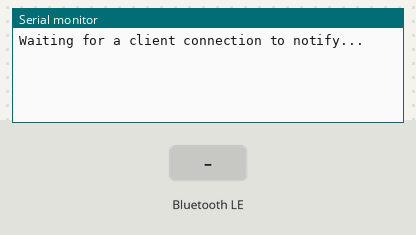
This sketch was run on a simulated ESP32. On the bench: the last lines printed to the serial monitor. The inputs (shaded band) are chosen by the test bench. Nothing arrives over Bluetooth unless stated; a phone connects over Bluetooth LE 3 s after start.

Above: at 1.2 s.
1.3 s: Bluetooth LE write "1" received
At 1.9 s:
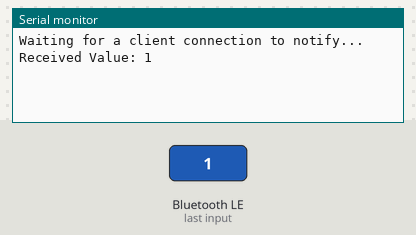
4.3 s: Bluetooth LE write "0" received
At 5.4 s:
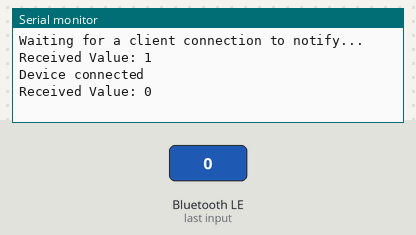
5.8 s: Bluetooth LE write "2" received
At 6.5 s:
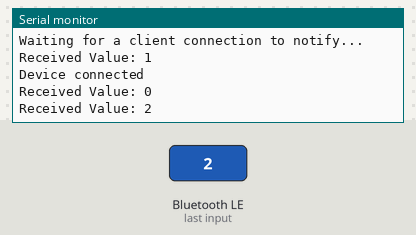

Measured:
- after the input at 1.3 s, the serial monitor: prints a new line after 0.05 s (image 1)
- after the input at 4.3 s, the serial monitor: prints a new line after 0.05 s (image 2)
- after the input at 5.8 s, the serial monitor: prints a new line after 0.05 s (image 3)

The sketch:

test_bluetooth.ino
```cpp
#include <NimBLEDevice.h>
#include <NimBLEUtils.h>
#include <NimBLEServer.h>

BLEServer *pServer = NULL;
BLECharacteristic *pCharacteristic = NULL;
bool deviceConnected = false;
int txValue = 0;

#define SERVICE_UUID "4fafc201-1fb5-459e-8fcc-c5c9c331914b"
#define CHARACTERISTIC_UUID_RX "beb5483e-36e1-4688-b7f5-ea07361b26a8"

class MyServerCallbacks : public NimBLEServerCallbacks {
  void onConnect(NimBLEServer *pServer) {
    deviceConnected = true;
    Serial.println("Device connected");
  }

  void onDisconnect(NimBLEServer *pServer) {
    deviceConnected = false;
    Serial.println("Device disconnected");
  }
};

class MyCallbacks : public NimBLECharacteristicCallbacks {
  void onWrite(NimBLECharacteristic *pCharacteristic) {
    std::string rxValue = pCharacteristic->getValue();
    if (rxValue.length() > 0) {
      Serial.print("Received Value: ");
      Serial.println(rxValue.c_str());

      // Forward the received value to Arduino Mega if needed
      Serial2.println(rxValue.c_str());
    }
  }
};


void setup() {
  Serial.begin(115200);

  NimBLEDevice::init("PEANUT");
  pServer = NimBLEDevice::createServer();
  pServer->setCallbacks(new MyServerCallbacks());

  NimBLEService *pService = pServer->createService(SERVICE_UUID);
  pCharacteristic = pService->createCharacteristic(
      CHARACTERISTIC_UUID_RX,
      NIMBLE_PROPERTY::WRITE | NIMBLE_PROPERTY::NOTIFY);
  pCharacteristic->setCallbacks(new MyCallbacks());

  pService->start();
  NimBLEAdvertising *pAdvertising = pServer->getAdvertising();
  pAdvertising->start();
  Serial.println("Waiting for a client connection to notify...");
}

void loop() {
  if (deviceConnected) {
    pCharacteristic->setValue("Hello from ESP32");
    pCharacteristic->notify();
    delay(1000);
  }
}
```
